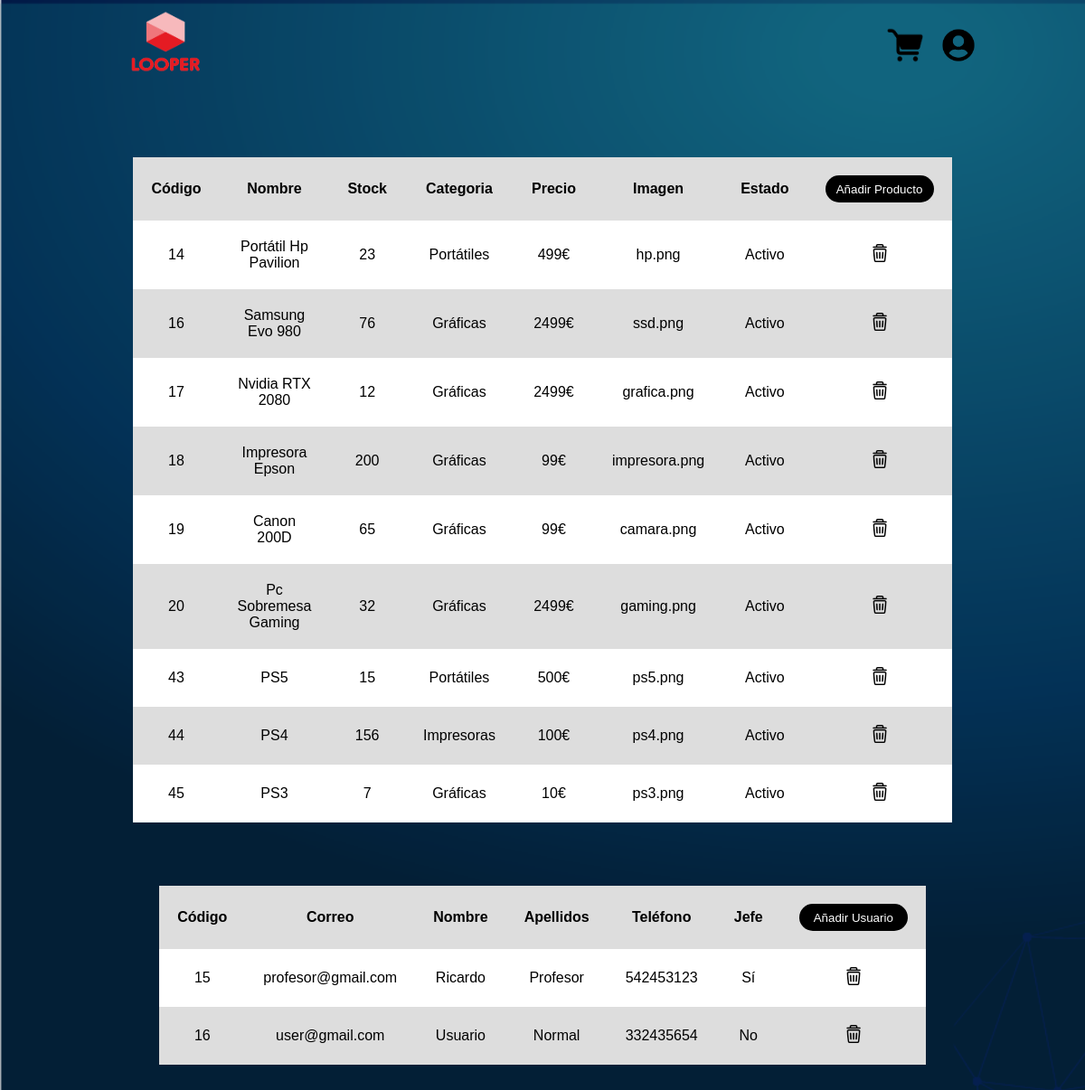
Screenshot of /panel.php with the database file from the repository.
### tables this page shows
CREATE TABLE `productos` (
  `codigo` int(10) UNSIGNED NOT NULL,
  `nombre` varchar(30) DEFAULT NULL,
  `descripcion` text DEFAULT NULL,
  `stock` int(11) DEFAULT NULL,
  `categoria` varchar(20) DEFAULT NULL,
  `precio` int(11) NOT NULL,
  `imagen` varchar(100) NOT NULL,
  `activo` int(1) NOT NULL DEFAULT 1
);

CREATE TABLE `usuario` (
  `codigo` int(10) UNSIGNED NOT NULL,
  `email` varchar(50) DEFAULT NULL,
  `nombre` varchar(20) DEFAULT NULL,
  `apellidos` varchar(40) DEFAULT NULL,
  `direccion` varchar(50) DEFAULT NULL,
  `telefono` int(9) DEFAULT NULL,
  `contraseña` varchar(255) DEFAULT NULL,
  `Jefe` varchar(2) DEFAULT 'No',
  `activo` int(1) NOT NULL DEFAULT 1
);

### panel.php (the view, shortened to what this page needs)
<?php
$conexion = new PDO("mysql:host=localhost;dbname=tienda", "root", "");
$mostrar = "SELECT * FROM productos";
$connect = $conexion->query($mostrar);
$user = "SELECT * FROM usuario WHERE activo = 1";
$connectU = $conexion->query($user);
?>
<!DOCTYPE html>
<html lang="es">
<head>
    <link href="css/css.css" rel="stylesheet" type="text/css">
</head>
<body>
    <form action="" method="POST">
        <div class="navbar">
            <a href="tienda.php"><img src="img/logo.png" class="logo"></a>
            <link rel="stylesheet" href="css/fontawesome/css/all.css">
            <ul>
                <li><a href="carrito.php"><img src="img/cesta.png" class="cesta"></a></li>
                <li><a href="perfil.php"><img src="img/user.png" class="user"></a>
                </li>
            </ul>
        </div>
        <table>
            <tr>
                <th>Código</th>
                <th>Nombre</th>
                <th>Stock</th>
                <th>Categoria</th>
                <th>Precio</th>
                <th>Imagen</th>
                <th>Estado</th>
                <th><button type='submit' name='añadir' class="añadir">Añadir Producto</button></th>
            </tr>
            <?php
            while ($fila = $connect->fetch()) {
                echo "<tr>";
                echo "<td>$fila[0]</td>";
                echo "<td>$fila[1]</td>";
                echo "<td>$fila[3]</td>";
                echo "<td>$fila[4]</td>";
                echo "<td>$fila[5]€</td>";
                echo "<td>$fila[6]</td>";
                if ($fila[7] != 1) {
                    echo "<td><button type='submit' name='activar' class='añadir' value='$fila[0]'>Activar</button></td>";
                } else {
                    echo "<td>Activo</td>";
                    echo "<td><button type='submit' name='eliminar' class='botonP' value='$fila[0]'><img src='img/papelera.png' class='papelera'></button></td>";
                }
                echo "</tr>";
            }
            ?>
        </table>
        <table>
            <tr>
                <th>Código</th>
                <th>Correo</th>
                <th>Nombre</th>
                <th>Apellidos</th>
                <th>Teléfono</th>
                <th>Jefe</th>
                <th><button type='submit' name='añadirU' class="añadir">Añadir Usuario</button></th>
            </tr>
            <?php
            while ($fila = $connectU->fetch()) {
                echo "<tr>";
                echo "<td>$fila[0]</td>";
                echo "<td>$fila[1]</td>";
                echo "<td>$fila[2]</td>";
                echo "<td>$fila[3]</td>";
                echo "<td>$fila[5]</td>";
                echo "<td>$fila[7]</td>";
                echo "<td><button type='submit' name='eliminarU' class='botonP' value='$fila[0]'><img src='img/papelera.png' class='papelera'></button></td>";
                echo "</tr>";
            }
            ?>
        </table>
    </form>
</body>
</html>

### css/css.css (style rules this page uses)
* { margin: 0; padding: 0; }
body { font-family: Arial; background-image: url('../img/bg.png'); background-size: cover; }
img { width: 80px; height: 80px; }
table { background-color: white; text-align: center; border-collapse: collapse; width: 100%; margin: 70px auto; width: 600px; }
th,td { padding: 20px; }
tr:nth-child(odd) { background-color: #ddd; }
.logo { width: 130px; cursor: pointer; }
.navbar { width: 80%; margin: auto; padding: 10px 0; display: flex; align-items: center; justify-content: space-between; }
.navbar ul li { list-style: none; display: inline-block; margin: 10 0px; position: relative; }
.navbar ul li a { text-decoration: none; color: white; font-family: Roboto, "sans-serif"; font-size: 1.2rem; }
.navbar ul li::before { content: ""; height: 3px; width: 0%; background: yellowgreen; position: absolute; left: 0; bottom: -12px; margin-bottom: 14%; transition: 0.2s ease-out; }
.user { width: 40px; height: 40px; }
.cesta { width: 70px; height: 40px; }
.papelera { width:20px; height: 20px; cursor: pointer; }
.botonP { border: none; background-color: rgb(0, 0, 0, 0); }
.añadir { text-align: center; border: none; background-color: black; color: white; border-radius: 20px; width: 120px; height: 30px; cursor: pointer; }

### rows the page displays
productos: codigo "14", nombre "Portátil Hp Pavilion", stock "23", categoria "Portátiles", precio "499", imagen "hp.png", activo 1 (drawn)
productos: codigo "16", nombre "Samsung Evo 980", stock "76", categoria "Gráficas", precio "2499", imagen "ssd.png", activo 1 (drawn)
productos: codigo "17", nombre "Nvidia RTX 2080", stock "12", categoria "Gráficas", precio "2499", imagen "grafica.png", activo 1 (drawn)
productos: codigo "18", nombre "Impresora Epson", stock "200", categoria "Gráficas", precio "99", imagen "impresora.png", activo 1 (drawn)
productos: codigo "19", nombre "Canon 200D", stock "65", categoria "Gráficas", precio "99", imagen "camara.png", activo 1 (drawn)
productos: codigo "20", nombre "Pc Sobremesa Gaming", stock "32", categoria "Gráficas", precio "2499", imagen "gaming.png", activo 1 (drawn)
productos: codigo "43", nombre "PS5", stock "15", categoria "Portátiles", precio "500", imagen "ps5.png", activo 1 (drawn)
productos: codigo "44", nombre "PS4", stock "156", categoria "Impresoras", precio "100", imagen "ps4.png", activo 1 (drawn)
productos: codigo "45", nombre "PS3", stock "7", categoria "Gráficas", precio "10", imagen "ps3.png", activo 1 (drawn)
usuario: codigo "15", email "profesor@gmail.com", nombre "Ricardo", apellidos "Profesor", telefono "542453123", Jefe "Sí"
usuario: codigo "16", email "user@gmail.com", nombre "Usuario", apellidos "Normal", telefono "332435654", Jefe "No"
